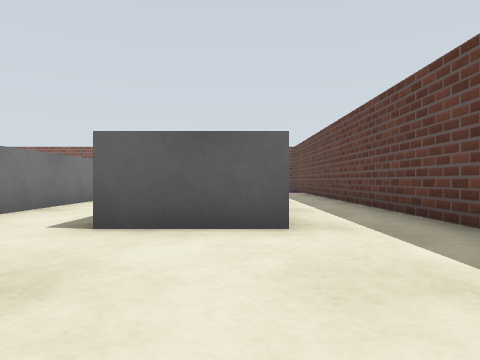
View 1 (above)

22 first-person views from a walk through a robot-simulator world made for Gazebo. The camera is 0.5 m above the floor, looks level and sees 70° across. The floor is counted in squares, 1 m on a side. Each view is taken from the middle of a square. On the plan, view 1 faces up. The plan holds only what a view shows up to about 9 squares ahead; the rest is blank.

View 2
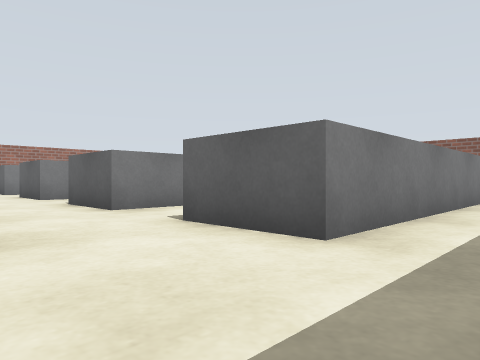

View 3
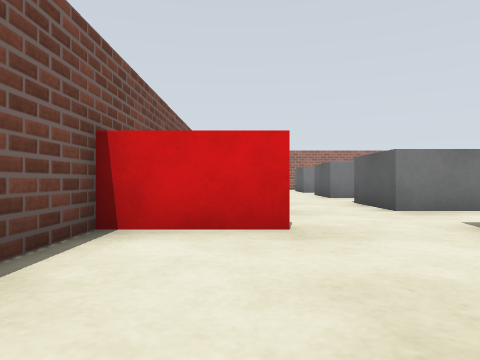

View 4
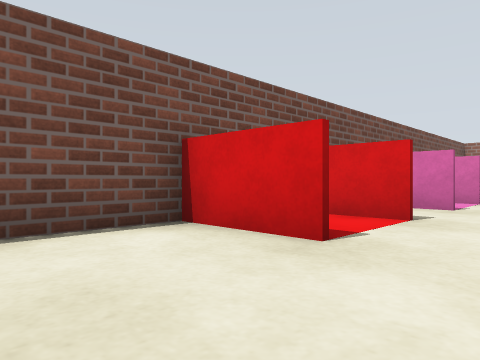

View 5
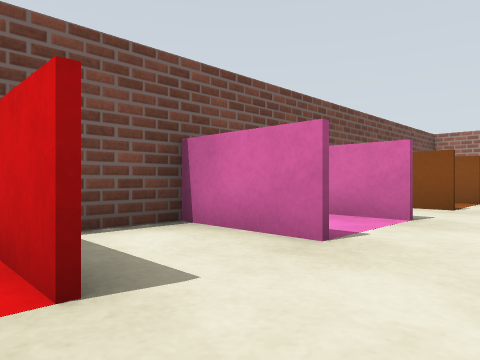

View 6
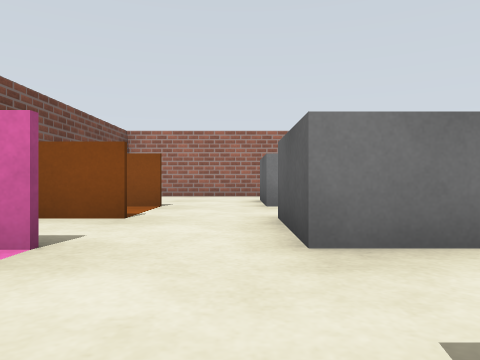

View 7
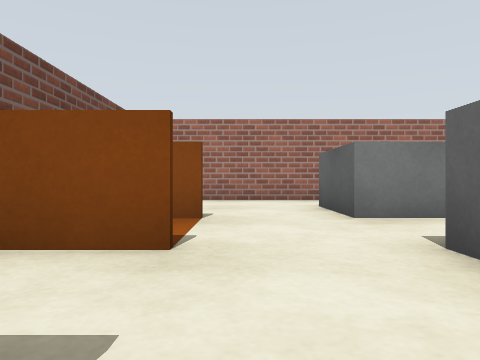

View 8
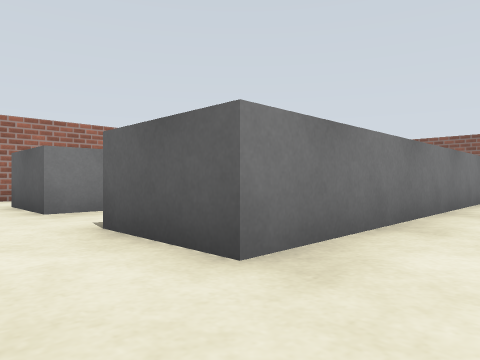

View 9
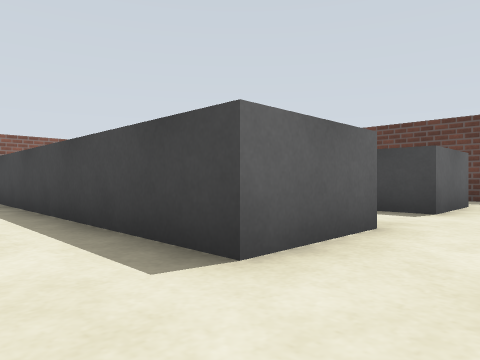

View 10
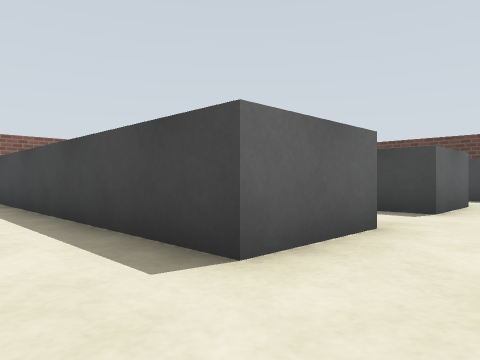

View 11
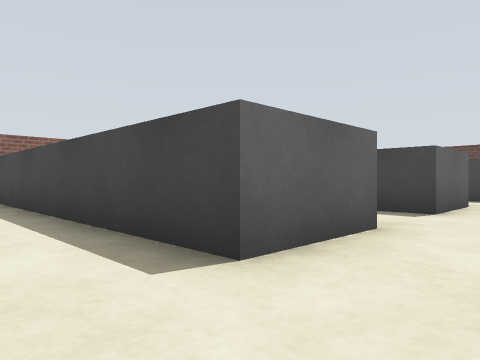

View 12
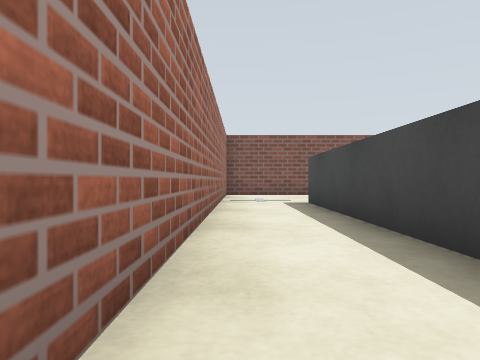

View 13
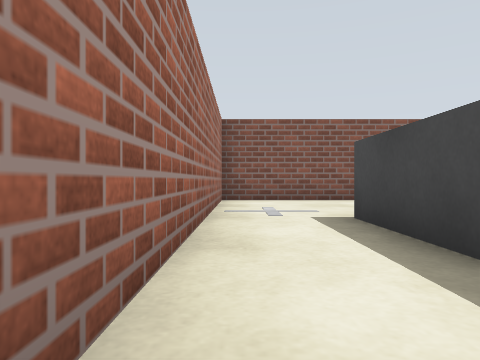

View 14
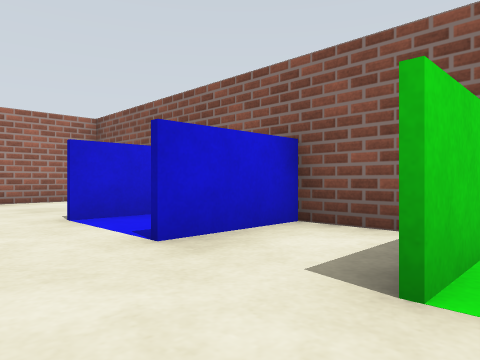

View 15
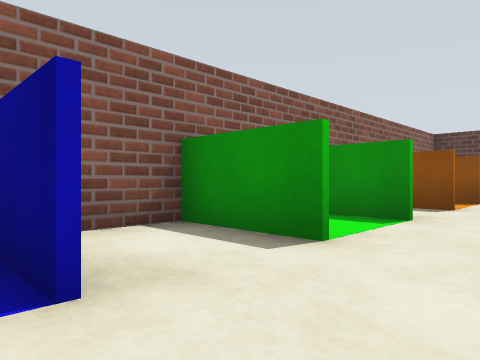

View 16
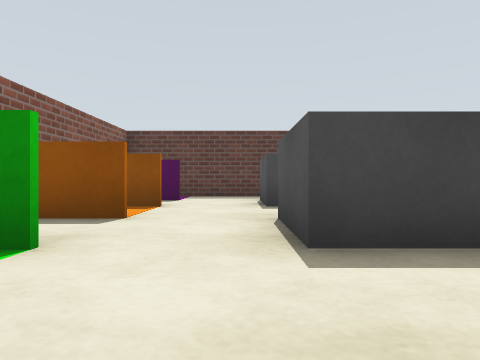

View 17
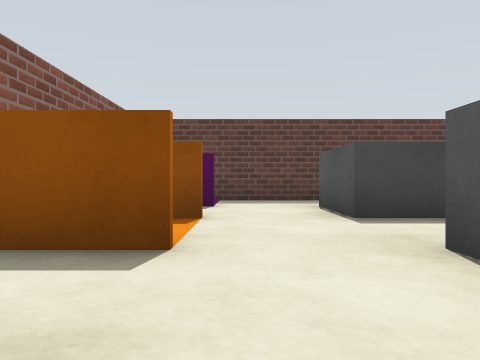

View 18
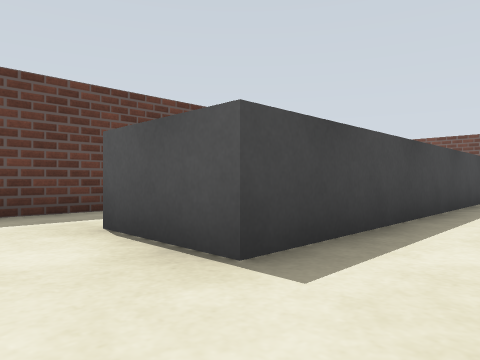

View 19
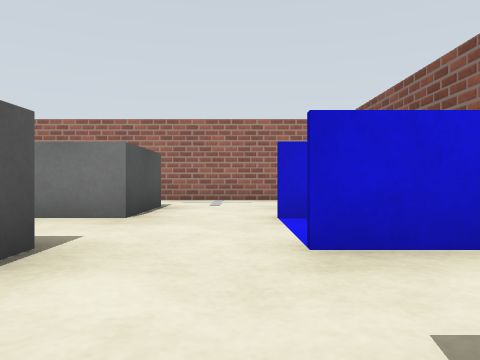

View 20
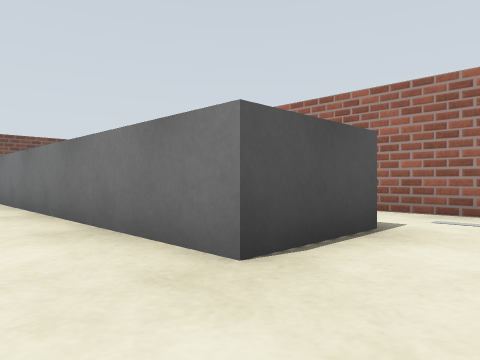

View 21
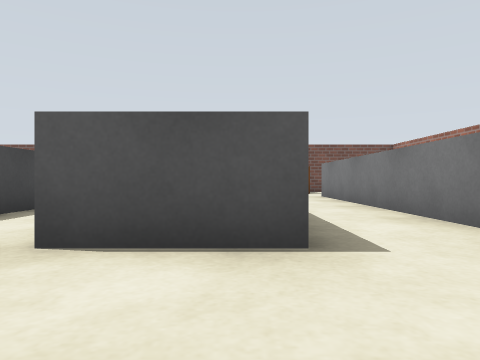

View 22
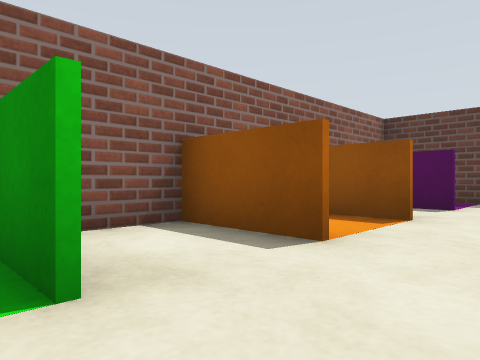

### Floor plan
Points are (right, up) in squares from view 1. A wall is a line through its corners. A room is listed if a view was taken in it or the views show most of it. See-through windows are left out.
Room 1 (views 1, 2, 3, 4, 5, 6, 7, 8, 9, 10, 11, 12, 13, 14, 15, 16, 17, 18, 19, 20, 21, 22)
walls: (-3.5, 1.5) (-3.5, 0.4); (-5.5, 13.5) (-5.5, 14.6); (-9.5, 13.5) (-9.5, 14.6); (-3.5, 13.4) (-3.5, 15.5); (-7.5, 14.6) (-7.5, 13.5) (-7.5, 15.5); (-9.4, 15.5) (-9.4, 13.5); (2.5, 3.5) (2.5, 15.4) (-15.4, 15.4) (-15.4, 0.2); (-14, -0.4) (0.5, -0.4)
low walls: (-7.5, 1.6) (-7.5, 0.4); (-5.5, 1.6) (-5.5, -0.5); (-9.4, 1.6) (-9.4, 0.2); (-11.4, 1.6) (-11.4, 0.9); (-1.5, 1.5) (-1.5, -0.5); (-1.5, 13.4) (-1.5, 14.6); (-11.4, 14.6) (-11.4, 13.5); (0.5, 13.4) (0.5, 14.1)
objects: grey box (-13, 4) to (-12, 11); grey box (-9, 4) to (-8, 11); grey box (-5, 4) to (-4, 11); grey box (-1, 4) to (0, 11)

Where each view was taken, in squares from view 1:
view 1: 0 up, 0 right, facing up
view 2: 1 up, 2 right, facing up-left
view 3: 1 up, 2 right, facing left
view 4: 3 up, 1 right, facing down-left
view 5: 3 up, 3 left, facing down-left
view 6: 3 up, 5 left, facing left
view 7: 2 up, 7 left, facing left
view 8: 2 up, 6 left, facing up-left
view 9: 2 up, 7 left, facing up-right
view 10: 2 up, 11 left, facing up-right
view 11: 2 up, 15 left, facing up-right
view 12: 4 up, 15 left, facing up
view 13: 7 up, 15 left, facing up
view 14: 12 up, 7 left, facing up-left
view 15: 12 up, 10 left, facing up-right
view 16: 12 up, 8 left, facing right
view 17: 13 up, 6 left, facing right
view 18: 13 up, 3 left, facing down-right
view 19: 13 up, 7 left, facing left
view 20: 13 up, 10 left, facing down-left
view 21: 14 up, 9 left, facing down
view 22: 12 up, 6 left, facing up-right
